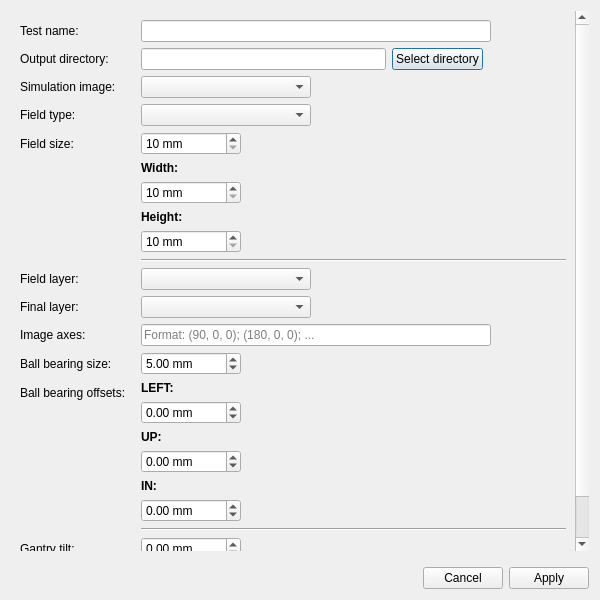
<?xml version="1.0" encoding="UTF-8"?>
<ui version="4.0">
 <class>WLTestDialog</class>
 <widget class="QDialog" name="WLTestDialog">
  <property name="geometry">
   <rect>
    <x>0</x>
    <y>0</y>
    <width>600</width>
    <height>600</height>
   </rect>
  </property>
  <layout class="QGridLayout" name="gridLayout">
   <item row="0" column="0">
    <widget class="QScrollArea" name="scrollArea">
     <property name="sizePolicy">
      <sizepolicy hsizetype="Expanding" vsizetype="Expanding">
       <horstretch>0</horstretch>
       <verstretch>0</verstretch>
      </sizepolicy>
     </property>
     <property name="frameShape">
      <enum>QFrame::NoFrame</enum>
     </property>
     <property name="widgetResizable">
      <bool>true</bool>
     </property>
     <widget class="QWidget" name="scrollAreaWidgetContents">
      <property name="geometry">
       <rect>
        <x>0</x>
        <y>0</y>
        <width>568</width>
        <height>605</height>
       </rect>
      </property>
      <property name="sizePolicy">
       <sizepolicy hsizetype="Preferred" vsizetype="MinimumExpanding">
        <horstretch>0</horstretch>
        <verstretch>0</verstretch>
       </sizepolicy>
      </property>
      <layout class="QVBoxLayout" name="verticalLayout_3">
       <item>
        <widget class="QFrame" name="frame">
         <property name="frameShape">
          <enum>QFrame::NoFrame</enum>
         </property>
         <property name="frameShadow">
          <enum>QFrame::Raised</enum>
         </property>
         <layout class="QVBoxLayout" name="verticalLayout_2">
          <property name="leftMargin">
           <number>0</number>
          </property>
          <property name="topMargin">
           <number>0</number>
          </property>
          <property name="rightMargin">
           <number>0</number>
          </property>
          <property name="bottomMargin">
           <number>0</number>
          </property>
          <item>
           <layout class="QFormLayout" name="formLayout">
            <property name="horizontalSpacing">
             <number>15</number>
            </property>
            <item row="0" column="0">
             <widget class="QLabel" name="test_name_label">
              <property name="text">
               <string>Test name:</string>
              </property>
             </widget>
            </item>
            <item row="0" column="1">
             <widget class="QLineEdit" name="test_name_le">
              <property name="sizePolicy">
               <sizepolicy hsizetype="Maximum" vsizetype="Fixed">
                <horstretch>0</horstretch>
                <verstretch>0</verstretch>
               </sizepolicy>
              </property>
              <property name="maximumSize">
               <size>
                <width>350</width>
                <height>16777215</height>
               </size>
              </property>
             </widget>
            </item>
            <item row="2" column="0">
             <widget class="QLabel" name="sim_image_label">
              <property name="text">
               <string>Simulation image:</string>
              </property>
             </widget>
            </item>
            <item row="2" column="1">
             <widget class="QComboBox" name="sim_image_cb">
              <property name="sizePolicy">
               <sizepolicy hsizetype="Fixed" vsizetype="Fixed">
                <horstretch>0</horstretch>
                <verstretch>0</verstretch>
               </sizepolicy>
              </property>
              <property name="minimumSize">
               <size>
                <width>170</width>
                <height>0</height>
               </size>
              </property>
             </widget>
            </item>
            <item row="3" column="0">
             <widget class="QLabel" name="field_type_label">
              <property name="text">
               <string>Field type:</string>
              </property>
             </widget>
            </item>
            <item row="3" column="1">
             <widget class="QComboBox" name="field_type_cb">
              <property name="sizePolicy">
               <sizepolicy hsizetype="Fixed" vsizetype="Fixed">
                <horstretch>0</horstretch>
                <verstretch>0</verstretch>
               </sizepolicy>
              </property>
              <property name="minimumSize">
               <size>
                <width>170</width>
                <height>0</height>
               </size>
              </property>
             </widget>
            </item>
            <item row="4" column="0">
             <widget class="QLabel" name="field_size_label">
              <property name="text">
               <string>Field size:</string>
              </property>
             </widget>
            </item>
            <item row="4" column="1">
             <layout class="QVBoxLayout" name="field_size_config">
              <property name="spacing">
               <number>6</number>
              </property>
              <property name="sizeConstraint">
               <enum>QLayout::SetFixedSize</enum>
              </property>
              <item>
               <widget class="QDoubleSpinBox" name="cone_field_size_dsb">
                <property name="sizePolicy">
                 <sizepolicy hsizetype="Maximum" vsizetype="Fixed">
                  <horstretch>0</horstretch>
                  <verstretch>0</verstretch>
                 </sizepolicy>
                </property>
                <property name="minimumSize">
                 <size>
                  <width>100</width>
                  <height>0</height>
                 </size>
                </property>
                <property name="suffix">
                 <string> mm</string>
                </property>
                <property name="decimals">
                 <number>0</number>
                </property>
                <property name="minimum">
                 <double>10.000000000000000</double>
                </property>
                <property name="maximum">
                 <double>200.000000000000000</double>
                </property>
               </widget>
              </item>
              <item>
               <widget class="QLabel" name="rec_field_width_label">
                <property name="text">
                 <string>&lt;html&gt;&lt;head/&gt;&lt;body&gt;&lt;p&gt;&lt;span style=&quot; font-weight:700;&quot;&gt;Width:&lt;/span&gt;&lt;/p&gt;&lt;/body&gt;&lt;/html&gt;</string>
                </property>
               </widget>
              </item>
              <item>
               <widget class="QDoubleSpinBox" name="rec_field_width_dsb">
                <property name="sizePolicy">
                 <sizepolicy hsizetype="Maximum" vsizetype="Fixed">
                  <horstretch>0</horstretch>
                  <verstretch>0</verstretch>
                 </sizepolicy>
                </property>
                <property name="minimumSize">
                 <size>
                  <width>100</width>
                  <height>0</height>
                 </size>
                </property>
                <property name="suffix">
                 <string> mm</string>
                </property>
                <property name="decimals">
                 <number>0</number>
                </property>
                <property name="minimum">
                 <double>10.000000000000000</double>
                </property>
                <property name="maximum">
                 <double>400.000000000000000</double>
                </property>
               </widget>
              </item>
              <item>
               <widget class="QLabel" name="rec_field_height_label">
                <property name="text">
                 <string>&lt;html&gt;&lt;head/&gt;&lt;body&gt;&lt;p&gt;&lt;span style=&quot; font-weight:700;&quot;&gt;Height:&lt;/span&gt;&lt;/p&gt;&lt;/body&gt;&lt;/html&gt;</string>
                </property>
               </widget>
              </item>
              <item>
               <widget class="QDoubleSpinBox" name="rec_field_height_dsb">
                <property name="sizePolicy">
                 <sizepolicy hsizetype="Maximum" vsizetype="Fixed">
                  <horstretch>0</horstretch>
                  <verstretch>0</verstretch>
                 </sizepolicy>
                </property>
                <property name="minimumSize">
                 <size>
                  <width>100</width>
                  <height>0</height>
                 </size>
                </property>
                <property name="suffix">
                 <string> mm</string>
                </property>
                <property name="decimals">
                 <number>0</number>
                </property>
                <property name="minimum">
                 <double>10.000000000000000</double>
                </property>
                <property name="maximum">
                 <double>400.000000000000000</double>
                </property>
               </widget>
              </item>
              <item>
               <widget class="Line" name="line_2">
                <property name="orientation">
                 <enum>Qt::Horizontal</enum>
                </property>
               </widget>
              </item>
             </layout>
            </item>
            <item row="5" column="0">
             <widget class="QLabel" name="field_layer_le">
              <property name="text">
               <string>Field layer:</string>
              </property>
             </widget>
            </item>
            <item row="5" column="1">
             <widget class="QComboBox" name="field_layer_cb">
              <property name="sizePolicy">
               <sizepolicy hsizetype="Fixed" vsizetype="Fixed">
                <horstretch>0</horstretch>
                <verstretch>0</verstretch>
               </sizepolicy>
              </property>
              <property name="minimumSize">
               <size>
                <width>170</width>
                <height>0</height>
               </size>
              </property>
             </widget>
            </item>
            <item row="6" column="0">
             <widget class="QLabel" name="final_layer_label">
              <property name="text">
               <string>Final layer:</string>
              </property>
             </widget>
            </item>
            <item row="6" column="1">
             <widget class="QComboBox" name="final_layer_cb">
              <property name="sizePolicy">
               <sizepolicy hsizetype="Maximum" vsizetype="Fixed">
                <horstretch>0</horstretch>
                <verstretch>0</verstretch>
               </sizepolicy>
              </property>
              <property name="minimumSize">
               <size>
                <width>170</width>
                <height>0</height>
               </size>
              </property>
             </widget>
            </item>
            <item row="7" column="0">
             <widget class="QLabel" name="image_axes_label">
              <property name="text">
               <string>Image axes:</string>
              </property>
             </widget>
            </item>
            <item row="8" column="0">
             <widget class="QLabel" name="bb_size_label">
              <property name="text">
               <string>Ball bearing size:</string>
              </property>
             </widget>
            </item>
            <item row="8" column="1">
             <widget class="QDoubleSpinBox" name="bb_size_dsb">
              <property name="sizePolicy">
               <sizepolicy hsizetype="Maximum" vsizetype="Fixed">
                <horstretch>0</horstretch>
                <verstretch>0</verstretch>
               </sizepolicy>
              </property>
              <property name="minimumSize">
               <size>
                <width>100</width>
                <height>0</height>
               </size>
              </property>
              <property name="suffix">
               <string> mm</string>
              </property>
              <property name="value">
               <double>5.000000000000000</double>
              </property>
             </widget>
            </item>
            <item row="9" column="0">
             <widget class="QLabel" name="bb_offsets_label">
              <property name="text">
               <string>Ball bearing offsets:</string>
              </property>
             </widget>
            </item>
            <item row="9" column="1">
             <layout class="QVBoxLayout" name="verticalLayout">
              <property name="spacing">
               <number>6</number>
              </property>
              <item>
               <widget class="QLabel" name="left_offset_label">
                <property name="sizePolicy">
                 <sizepolicy hsizetype="Fixed" vsizetype="Preferred">
                  <horstretch>0</horstretch>
                  <verstretch>0</verstretch>
                 </sizepolicy>
                </property>
                <property name="text">
                 <string>&lt;html&gt;&lt;head/&gt;&lt;body&gt;&lt;p&gt;&lt;span style=&quot; font-weight:700;&quot;&gt;LEFT:&lt;/span&gt;&lt;/p&gt;&lt;/body&gt;&lt;/html&gt;</string>
                </property>
               </widget>
              </item>
              <item>
               <widget class="QDoubleSpinBox" name="left_offset_dsb">
                <property name="sizePolicy">
                 <sizepolicy hsizetype="Maximum" vsizetype="Fixed">
                  <horstretch>0</horstretch>
                  <verstretch>0</verstretch>
                 </sizepolicy>
                </property>
                <property name="minimumSize">
                 <size>
                  <width>100</width>
                  <height>0</height>
                 </size>
                </property>
                <property name="suffix">
                 <string> mm</string>
                </property>
                <property name="minimum">
                 <double>-100.000000000000000</double>
                </property>
                <property name="maximum">
                 <double>100.000000000000000</double>
                </property>
               </widget>
              </item>
              <item>
               <widget class="QLabel" name="up_offset_label">
                <property name="sizePolicy">
                 <sizepolicy hsizetype="Fixed" vsizetype="Preferred">
                  <horstretch>0</horstretch>
                  <verstretch>0</verstretch>
                 </sizepolicy>
                </property>
                <property name="text">
                 <string>&lt;html&gt;&lt;head/&gt;&lt;body&gt;&lt;p&gt;&lt;span style=&quot; font-weight:700;&quot;&gt;UP:&lt;/span&gt;&lt;/p&gt;&lt;/body&gt;&lt;/html&gt;</string>
                </property>
               </widget>
              </item>
              <item>
               <widget class="QDoubleSpinBox" name="up_offset_dsb">
                <property name="sizePolicy">
                 <sizepolicy hsizetype="Maximum" vsizetype="Fixed">
                  <horstretch>0</horstretch>
                  <verstretch>0</verstretch>
                 </sizepolicy>
                </property>
                <property name="minimumSize">
                 <size>
                  <width>100</width>
                  <height>0</height>
                 </size>
                </property>
                <property name="suffix">
                 <string> mm</string>
                </property>
                <property name="minimum">
                 <double>-100.000000000000000</double>
                </property>
                <property name="maximum">
                 <double>100.000000000000000</double>
                </property>
               </widget>
              </item>
              <item>
               <widget class="QLabel" name="in_offset_label">
                <property name="text">
                 <string>&lt;html&gt;&lt;head/&gt;&lt;body&gt;&lt;p&gt;&lt;span style=&quot; font-weight:700;&quot;&gt;IN:&lt;/span&gt;&lt;/p&gt;&lt;/body&gt;&lt;/html&gt;</string>
                </property>
               </widget>
              </item>
              <item>
               <widget class="QDoubleSpinBox" name="in_offset_dsb">
                <property name="sizePolicy">
                 <sizepolicy hsizetype="Maximum" vsizetype="Fixed">
                  <horstretch>0</horstretch>
                  <verstretch>0</verstretch>
                 </sizepolicy>
                </property>
                <property name="minimumSize">
                 <size>
                  <width>100</width>
                  <height>0</height>
                 </size>
                </property>
                <property name="suffix">
                 <string> mm</string>
                </property>
                <property name="minimum">
                 <double>-100.000000000000000</double>
                </property>
                <property name="maximum">
                 <double>100.000000000000000</double>
                </property>
               </widget>
              </item>
              <item>
               <widget class="Line" name="line">
                <property name="orientation">
                 <enum>Qt::Horizontal</enum>
                </property>
               </widget>
              </item>
             </layout>
            </item>
            <item row="10" column="0">
             <widget class="QLabel" name="gantry_tilt_label">
              <property name="text">
               <string>Gantry tilt:</string>
              </property>
             </widget>
            </item>
            <item row="10" column="1">
             <widget class="QDoubleSpinBox" name="gantry_tilt_dsb">
              <property name="sizePolicy">
               <sizepolicy hsizetype="Maximum" vsizetype="Fixed">
                <horstretch>0</horstretch>
                <verstretch>0</verstretch>
               </sizepolicy>
              </property>
              <property name="minimumSize">
               <size>
                <width>100</width>
                <height>0</height>
               </size>
              </property>
              <property name="suffix">
               <string> mm</string>
              </property>
              <property name="decimals">
               <number>2</number>
              </property>
              <property name="maximum">
               <double>359.000000000000000</double>
              </property>
             </widget>
            </item>
            <item row="11" column="0">
             <widget class="QLabel" name="gantry_sag_label">
              <property name="text">
               <string>Gantry sag:</string>
              </property>
             </widget>
            </item>
            <item row="11" column="1">
             <widget class="QDoubleSpinBox" name="gantry_sag_dsb">
              <property name="sizePolicy">
               <sizepolicy hsizetype="Maximum" vsizetype="Fixed">
                <horstretch>0</horstretch>
                <verstretch>0</verstretch>
               </sizepolicy>
              </property>
              <property name="minimumSize">
               <size>
                <width>100</width>
                <height>0</height>
               </size>
              </property>
              <property name="suffix">
               <string> mm</string>
              </property>
              <property name="maximum">
               <double>100.000000000000000</double>
              </property>
             </widget>
            </item>
            <item row="7" column="1">
             <widget class="QLineEdit" name="image_axes_le">
              <property name="sizePolicy">
               <sizepolicy hsizetype="Maximum" vsizetype="Fixed">
                <horstretch>0</horstretch>
                <verstretch>0</verstretch>
               </sizepolicy>
              </property>
              <property name="minimumSize">
               <size>
                <width>350</width>
                <height>0</height>
               </size>
              </property>
              <property name="inputMask">
               <string/>
              </property>
              <property name="placeholderText">
               <string>Format: (90, 0, 0); (180, 0, 0); ...</string>
              </property>
             </widget>
            </item>
            <item row="1" column="0">
             <widget class="QLabel" name="label">
              <property name="text">
               <string>Output directory:</string>
              </property>
             </widget>
            </item>
            <item row="1" column="1">
             <layout class="QHBoxLayout" name="horizontalLayout_2">
              <property name="spacing">
               <number>6</number>
              </property>
              <item>
               <widget class="QLineEdit" name="out_dir_le">
                <property name="sizePolicy">
                 <sizepolicy hsizetype="Maximum" vsizetype="Fixed">
                  <horstretch>0</horstretch>
                  <verstretch>0</verstretch>
                 </sizepolicy>
                </property>
                <property name="minimumSize">
                 <size>
                  <width>245</width>
                  <height>0</height>
                 </size>
                </property>
                <property name="readOnly">
                 <bool>true</bool>
                </property>
               </widget>
              </item>
              <item>
               <widget class="QPushButton" name="select_dir_btn">
                <property name="text">
                 <string>Select directory</string>
                </property>
               </widget>
              </item>
              <item>
               <spacer name="horizontalSpacer">
                <property name="orientation">
                 <enum>Qt::Horizontal</enum>
                </property>
                <property name="sizeHint" stdset="0">
                 <size>
                  <width>40</width>
                  <height>20</height>
                 </size>
                </property>
               </spacer>
              </item>
             </layout>
            </item>
           </layout>
          </item>
         </layout>
        </widget>
       </item>
      </layout>
     </widget>
    </widget>
   </item>
   <item row="1" column="0">
    <spacer name="buttons_spacer">
     <property name="orientation">
      <enum>Qt::Vertical</enum>
     </property>
     <property name="sizeType">
      <enum>QSizePolicy::Fixed</enum>
     </property>
     <property name="sizeHint" stdset="0">
      <size>
       <width>10</width>
       <height>10</height>
      </size>
     </property>
    </spacer>
   </item>
   <item row="2" column="0">
    <widget class="QDialogButtonBox" name="button_box">
     <property name="sizePolicy">
      <sizepolicy hsizetype="MinimumExpanding" vsizetype="Fixed">
       <horstretch>0</horstretch>
       <verstretch>0</verstretch>
      </sizepolicy>
     </property>
     <property name="styleSheet">
      <string notr="true"/>
     </property>
     <property name="standardButtons">
      <set>QDialogButtonBox::Apply|QDialogButtonBox::Cancel</set>
     </property>
    </widget>
   </item>
  </layout>
 </widget>
 <resources/>
 <connections>
  <connection>
   <sender>button_box</sender>
   <signal>accepted()</signal>
   <receiver>WLTestDialog</receiver>
   <slot>accept()</slot>
   <hints>
    <hint type="sourcelabel">
     <x>248</x>
     <y>254</y>
    </hint>
    <hint type="destinationlabel">
     <x>157</x>
     <y>274</y>
    </hint>
   </hints>
  </connection>
  <connection>
   <sender>button_box</sender>
   <signal>rejected()</signal>
   <receiver>WLTestDialog</receiver>
   <slot>reject()</slot>
   <hints>
    <hint type="sourcelabel">
     <x>316</x>
     <y>260</y>
    </hint>
    <hint type="destinationlabel">
     <x>286</x>
     <y>274</y>
    </hint>
   </hints>
  </connection>
 </connections>
</ui>
